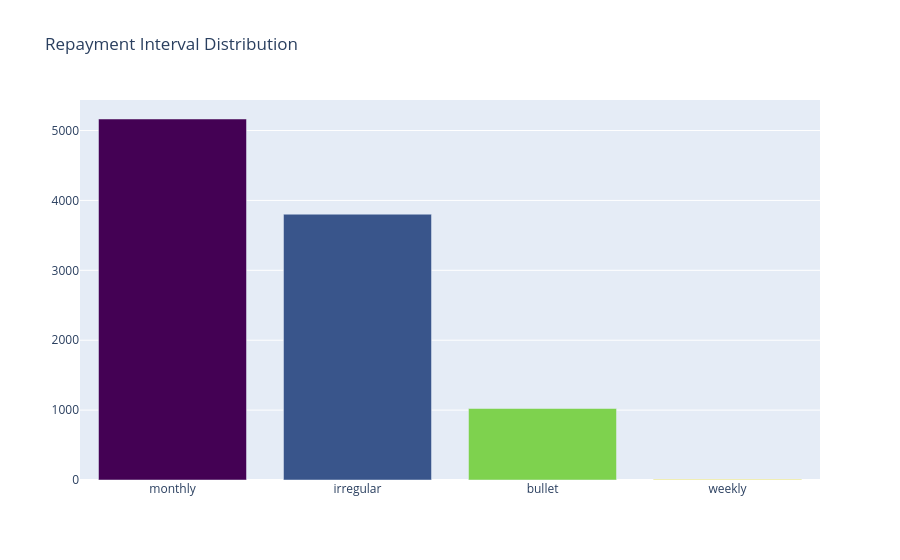

This figure's notebook cell:
### Markdown cell above
# <p style="background-color:#8502d1; font-family:calibri; color:white; font-size:150%; text-align:center; border-radius:15px 50px;">Distribution of Repayment Intervals in Kiva Loans Dataset

### Code cell
# Counting the occurrences of each repayment interval in the dataset
repayment = df_kiva.repayment_interval.value_counts()

# Creating a bar chart trace with the repayment intervals
trace = go.Bar(
    x=repayment.index,  # The categories of repayment intervals
    y=repayment.values,  # The count of loans for each repayment interval
    marker=dict(
        color=repayment.values,  # Coloring the bars based on the count of loans
        colorscale='Viridis',  # Using the 'Viridis' colorscale for aesthetic appeal
        reversescale=True  # Reversing the color scale to have darker colors for higher values
    ),
)

# Defining the layout of the plot, including the title
layout = go.Layout(
    title='Repayment Interval Distribution'  # Title of the plot
)

# Compiling the trace into a data list
data = [trace]

# Creating the figure object that includes the data and layout
fig = go.Figure(data=data, layout=layout)

# Displaying the figure in an interactive Plotly plot
py.iplot(fig, filename="RepaymentIntervals")

### Figure 1 — Plotly figure (JSON) as saved in the notebook; plotly's stock layout.template omitted (floating-point values rounded to 4 significant figures)
{"data": [{"marker": {"color": [5165, 3803, 1023, 9], "colorscale": [[0, "#440154"], [0.1111, "#482878"], [0.2222, "#3e4989"], [0.3333, "#31688e"], [0.4444, "#26828e"], [0.5556, "#1f9e89"], [0.6667, "#35b779"], [0.7778, "#6ece58"], [0.8889, "#b5de2b"], [1, "#fde725"]], "reversescale": true}, "type": "bar", "x": ["monthly", "irregular", "bullet", "weekly"], "y": [5165, 3803, 1023, 9]}], "layout": {"title": {"text": "Repayment Interval Distribution"}}}
